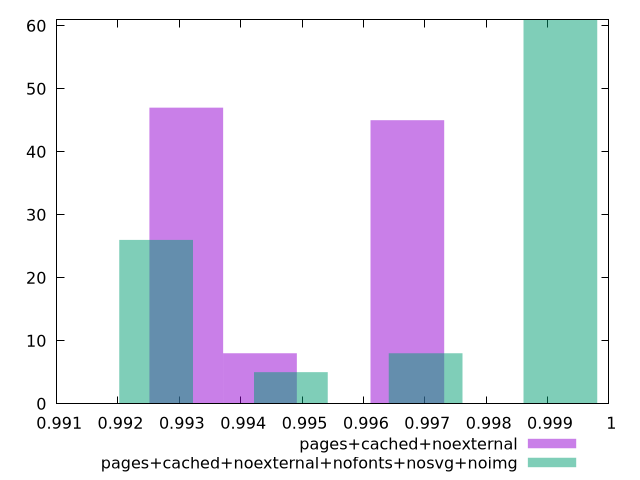

This figure's gnuplot source:
$_pagesCachedNoexternal <<EOF
0.9931131549665352 47
0.994314017306277 8
0.9967157419857609 45
EOF
$_pagesCachedNoexternalNofontsNosvgNoimg <<EOF
0.9992097462749139 61
0.9970136808984854 8
0.9926215501456287 26
0.994817615522057 5
EOF
set key outside below
set terminal pngcairo
set output "report_00005_2020-11-02T22-26-11.212Z/interactive/interactive_pages+cached+noexternal_pages+cached+noexternal+nofonts+nosvg+noimg+hist.png"
set boxwidth 0.0012008623397418805
set style fill transparent solid 0.5 noborder
set yrange [0:61]
plot $_pagesCachedNoexternal title "pages+cached+noexternal" with boxes ,$_pagesCachedNoexternalNofontsNosvgNoimg title "pages+cached+noexternal+nofonts+nosvg+noimg" with boxes ,
